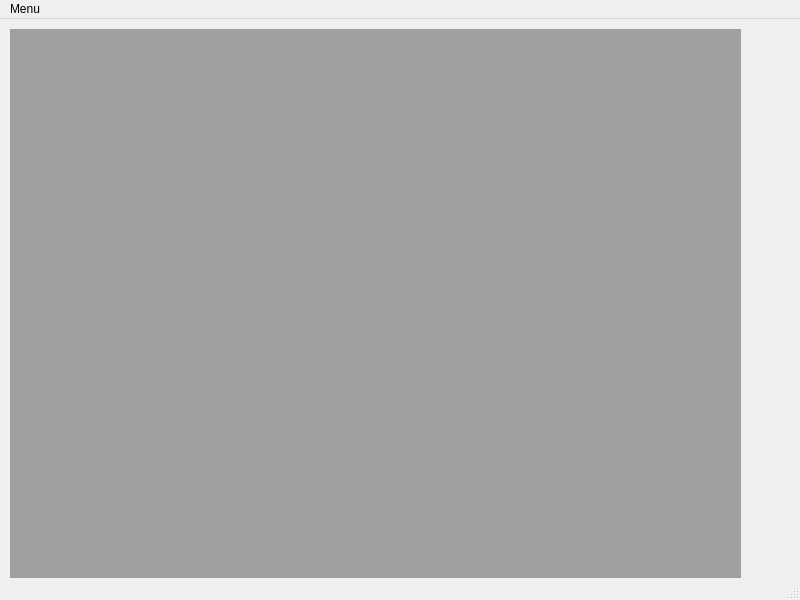
<?xml version="1.0" encoding="UTF-8"?>
<ui version="4.0">
 <class>MainWindow</class>
 <widget class="QMainWindow" name="MainWindow">
  <property name="geometry">
   <rect>
    <x>0</x>
    <y>0</y>
    <width>800</width>
    <height>600</height>
   </rect>
  </property>
  <property name="windowTitle">
   <string>MainWindow</string>
  </property>
  <widget class="QWidget" name="centralwidget">
   <widget class="QMdiArea" name="mdiArea">
    <property name="geometry">
     <rect>
      <x>10</x>
      <y>10</y>
      <width>731</width>
      <height>561</height>
     </rect>
    </property>
   </widget>
  </widget>
  <widget class="QMenuBar" name="menubar">
   <property name="geometry">
    <rect>
     <x>0</x>
     <y>0</y>
     <width>800</width>
     <height>22</height>
    </rect>
   </property>
   <widget class="QMenu" name="menuMenu">
    <property name="title">
     <string>Menu</string>
    </property>
    <addaction name="actionEscribir"/>
    <addaction name="actionCerrar"/>
    <addaction name="actionArchivos"/>
    <addaction name="actionDibujar"/>
    <addaction name="actionTasks"/>
   </widget>
   <addaction name="menuMenu"/>
  </widget>
  <widget class="QStatusBar" name="statusbar"/>
  <action name="actionEscribir">
   <property name="text">
    <string>Escribir</string>
   </property>
  </action>
  <action name="actionCerrar">
   <property name="text">
    <string>Cerrar</string>
   </property>
  </action>
  <action name="actionArchivos">
   <property name="text">
    <string>Archivos</string>
   </property>
  </action>
  <action name="actionDibujar">
   <property name="text">
    <string>Dibujar</string>
   </property>
  </action>
  <action name="actionTasks">
   <property name="text">
    <string>Tasks</string>
   </property>
  </action>
 </widget>
 <resources/>
 <connections/>
</ui>
